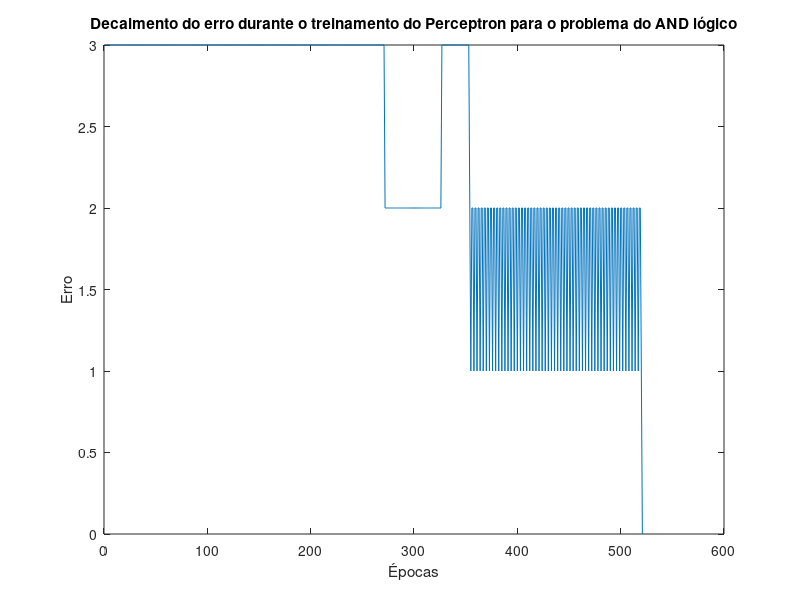

Here is the MATLAB script that generated this plot:
clear all
% Definir entradas e saídas esperadas
entrada = [0 0; 0 1; 1 0; 1 1];
saida_esperada = [0; 0; 0; 1];

% Definir parâmetros iniciais
pesos = rand(1,2);
vies = rand();
taxa_aprendizagem = 0.001;

% Iniciar loop de treinamento
erro = 1;
epocas = 0;
while erro ~= 0 && epocas < 1000
    % Inicializar o erro para cada época
    erro = 0;
    
    % Percorrer todas as entradas e atualizar os pesos
    for i = 1:size(entrada,1)
        % Calcular a saída do Perceptron
        soma = dot(entrada(i,:),pesos) + vies;
        if soma >= 0
            saida = 1;
        else
            saida = 0;
        end
        
        % Atualizar os pesos e o viés
        erro_local = saida_esperada(i) - saida;
        pesos = pesos + taxa_aprendizagem * erro_local * entrada(i,:);
        vies = vies + taxa_aprendizagem * erro_local;
        
        % Atualizar o erro da época
        erro = erro + abs(erro_local);
    end
    
    % Incrementar o número de épocas
    epocas = epocas + 1;
    % Adicionar o erro da época ao vetor
    erros_por_epoca(epocas) = erro;
end

% Testar o Perceptron treinado
for i = 1:size(entrada,1)
    soma = dot(entrada(i,:),pesos) + vies;
    if soma >= 0
        saida = 1;
    else
        saida = 0;
    end
    fprintf('Entrada: %d %d, Saída esperada: %d, Saída obtida: %d\n', ...
        entrada(i,1), entrada(i,2), saida_esperada(i), saida);
end

% Plotar o gráfico do erro por época
plot(erros_por_epoca)
xlabel('Épocas')
ylabel('Erro')
title('Decaimento do erro durante o treinamento do Perceptron para o problema do AND lógico')